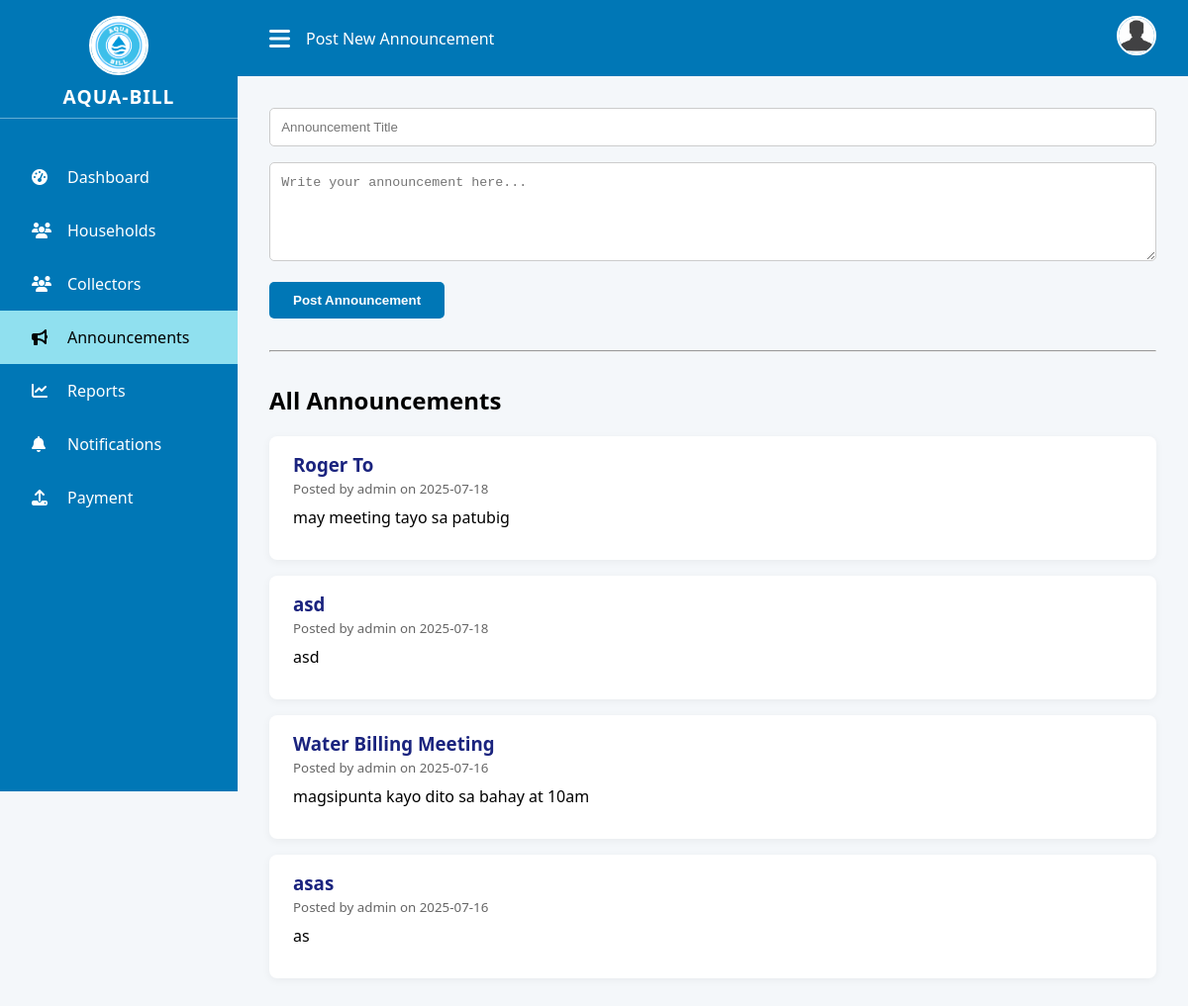
The page /announcements.php (signed in) on the database its author committed.
### tables this page shows
CREATE TABLE `announcements` (
  `id` int(11) NOT NULL,
  `title` varchar(255) NOT NULL,
  `content` text NOT NULL,
  `posted_by` varchar(100) NOT NULL,
  `date_posted` date NOT NULL
);

### announcements.php (the view, shortened to what this page needs)
<?php
require 'db.php';
$announcements = $pdo->query("SELECT * FROM announcements ORDER BY date_posted DESC")->fetchAll();
$current = basename($_SERVER['PHP_SELF']);
?>
<!DOCTYPE html>
<html lang="en">
<head>
    <link rel="stylesheet" href="https://cdnjs.cloudflare.com/ajax/libs/font-awesome/6.4.0/css/all.min.css">
</head>
<body>
<div class="sidebar" id="sidebar">
    <div class="logo-container">
        <img src="logo.png" class="sidebar-logo" alt="Logo">
        <div class="logo-text">AQUA-BILL</div>
        <div class="sidebar-divider"></div>
    </div>
    <a href="dashboard.php" class="<?= $current === 'dashboard.php' ? 'active' : '' ?>"><i class="fas fa-tachometer-alt"></i> Dashboard</a>
    <a href="households.php" class="<?= $current === 'households.php' ? 'active' : '' ?>"><i class="fas fa-users"></i> Households</a>
    <a href="collectors.php" class="<?php echo basename($_SERVER['PHP_SELF']) == 'collectors.php' ? 'active' : ''; ?>"><i class="fas fa-users"></i> Collectors</a>
    <a href="announcements.php" class="<?= $current === 'announcements.php' ? 'active' : '' ?>"><i class="fas fa-bullhorn"></i> Announcements</a>
    <a href="reports.php" class="<?= $current === 'reports.php' ? 'active' : '' ?>"><i class="fas fa-chart-line"></i> Reports</a>
    <a href="notifications.php" class="<?= basename($_SERVER['PHP_SELF']) == 'notifications.php' ? 'active' : '' ?>">
  <i class="fas fa-bell"></i> Notifications
</a>
    <a href="payment.php" class="<?php echo basename($_SERVER['PHP_SELF']) == 'payment.php' ? 'active' : ''; ?>">
    <i class="fas fa-upload"></i> Payment
  </a>
</div>
<div class="main-content">
    <div class="topbar">
        <div class="topbar-left">
            <div class="burger" onclick="toggleSidebar()"><i class="fas fa-bars"></i></div>
            <div>Post New Announcement</div>
        </div>
        <div class="user-menu">
            <img src="profile.jpg" alt="User Logo" class="user-icon" onclick="toggleDropdown()" />
        </div>
    </div>
    <div class="container">
        <form class="announcement-form" method="POST">
            <input type="text" name="title" placeholder="Announcement Title" required>
            <textarea name="content" rows="5" placeholder="Write your announcement here..." required></textarea>
            <button type="submit">Post Announcement</button>
        </form>
        <hr style="margin: 2rem 0;">
        <h2>All Announcements</h2>
        <?php foreach ($announcements as $a): ?>
            <div class="announcement-card">
                <h3><?= htmlspecialchars($a['title']) ?></h3>
                <small>Posted by <?= htmlspecialchars($a['posted_by']) ?> on <?= htmlspecialchars($a['date_posted']) ?></small>
                <p><?= nl2br(htmlspecialchars($a['content'])) ?></p>
            </div>
        <?php endforeach; ?>
    </div>
</div>
</body>
</html>

### announcements.php (style rules this page uses)
* { box-sizing: border-box; }
html, body { margin: 0; padding: 0; font-family: 'Segoe UI', sans-serif; background: #f4f7fa; }
.sidebar { width: 240px; background: #0077B6; color: white; position: fixed; top: 0; left: 0; height: 100vh; display: flex; flex-direction: column; padding-top: 1rem; }
.logo-container { display: flex; flex-direction: column; align-items: center; margin-bottom: 1rem; }
.sidebar-logo { width: 60px; height: 60px; object-fit: cover; border-radius: 50%; border: 2px solid white; margin-bottom: 0.5rem; }
.logo-text { font-weight: bold; font-size: 1.2rem; color: white; letter-spacing: 1px; }
.sidebar-divider { width: 100%; height: 1px; background-color: white; margin: 0.5rem 0 1rem; opacity: 0.4; }
.sidebar a { color: white; padding: 1rem 2rem; display: flex; align-items: center; text-decoration: none; font-weight: 500; }
.sidebar a i { margin-right: 1rem; width: 20px; }
.sidebar a:hover, .sidebar a.active { background: #90e0ef; color: black; }
.main-content { margin-left: 240px; min-height: 100vh; display: flex; flex-direction: column; }
.topbar { background: #0077B6; color: white; padding: 1rem 2rem; display: flex; justify-content: space-between; align-items: center; position: relative; }
.topbar-left { display: flex; align-items: center; gap: 1rem; }
.burger { font-size: 1.5rem; cursor: pointer; }
.user-menu { position: relative; display: inline-block; }
.user-icon { width: 40px; height: 40px; border-radius: 50%; cursor: pointer; object-fit: cover; border: 2px solid #fff; }
.container { padding: 2rem; }
.announcement-form input, .announcement-form textarea { width: 100%; padding: 0.7rem; margin-bottom: 1rem; border: 1px solid #ccc; border-radius: 5px; }
.announcement-form button { padding: 0.7rem 1.5rem; background: #0077B6; color: white; border: none; border-radius: 5px; font-weight: bold; cursor: pointer; }
.announcement-card { background: white; padding: 1rem 1.5rem; margin-bottom: 1rem; border-radius: 8px; box-shadow: 0 2px 8px rgba(0,0,0,0.05); }
.announcement-card h3 { margin: 0; color: #1a237e; }
.announcement-card small { color: #666; }
.announcement-card p { margin-top: 0.5rem; }

### rows shown on the page
announcements: title "Roger To", posted_by "admin", date_posted "2025-07-18", content "may meeting tayo sa patubig"
announcements: title "asd", posted_by "admin", date_posted "2025-07-18", content "asd"
announcements: title "Water Billing Meeting", posted_by "admin", date_posted "2025-07-16", content "magsipunta kayo dito sa bahay at 10am"
announcements: title "asas", posted_by "admin", date_posted "2025-07-16", content "as"
